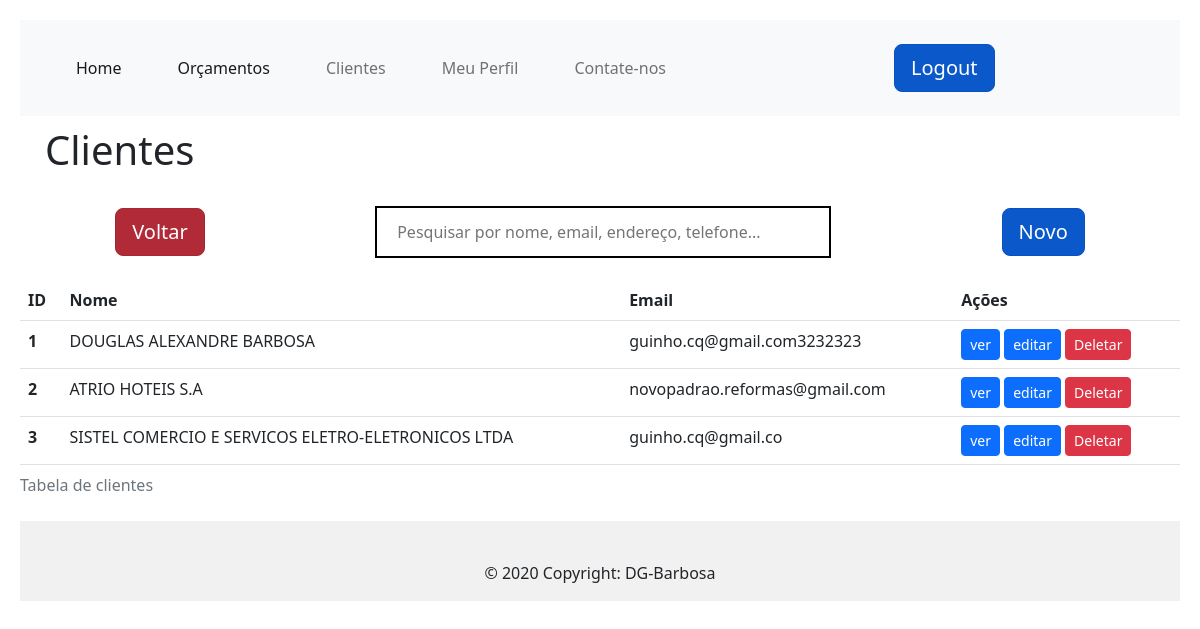
The page /clients (signed in) on the database its author committed.
### app/models/tables.py (models this page shows, shortened)
class Clients(db.Model):
    _tablename__ = "clients"
    id = db.Column(db.Integer, primary_key=True, autoincrement=True)
    name = db.Column(db.String(150))
    email = db.Column(db.String, unique=True)
    address = db.Column(db.String)
    phone = db.Column(db.String)
    phone2 = db.Column(db.String)

### app/controllers/default.py (the view)
@app.route("/clients", methods=['GET'])
def clients():
    clients = Clients.query.all()
    return render_template(
        "clients.html",
        title="Clientes", clients=clients)

### app/controllers/default.py (called while the page is built)
@lm.user_loader
def load_user(id):
    return User.query.filter_by(id=id).first()

### app/models/tables.py (called while the page is built)
    @property
    def is_authenticated(self):
        return True

### app/templates/clients.html (shortened to what this page needs)
{% extends "base.html" %}
{% block conteudo %}
<h1 style="margin-left: 15px;padding: 10px">Clientes</h1>
<div style="display: flex; justify-content:space-around; align-items:center; margin: 10px;">
  <div >
    <input type="reset" class="btn btn-danger btn-lg active" name="voltar" onclick="history.back()" value="Voltar">
  </div>
  <input type="text" id="myInput" style="
      background-image: url('https://img.icons8.com/search');
      background-position:right;
      background-repeat: no-repeat;
      background-size:5%;
      width: 40%; font-size: 16px;
      padding: 12px 20px 12px;
      border: 2px solid rgb(0, 0, 0);
      margin-bottom: 12px;
      margin-top: 12px;
      justify-content: center" onkeyup="myFunction()"
    placeholder="Pesquisar por nome, email, endereço, telefone...">
  <div>
    <a href="{{ url_for('cadastro_clientes') }}" class="btn btn-primary btn-lg active" role="button"
      aria-pressed="true">Novo</a>
  </div>
</div>
<div>
  <table class="table" id="myTable">
    <caption>Tabela de clientes</caption>
    <thead class="thead-dark">
      <tr>
        <th scope="col">ID</th>
        <th scope="col">Nome</th>
        <th scope="col">Email</th>
        <th scope="col">Ações</th>
      </tr>
    </thead>
    <tbody id="body">
      <tr>
        {% for client in clients %}
        <th scope="row">{{ client.id }}</th>
        <td>{{ client.name }}</td>
        <td>{{ client.email }}</td>
        <td>
          <a href="/viewClient/{{ client.id }}">
            <input type="button" class="btn btn-primary btn-sm" value="ver">
          </a>
          <a href="/edit/{{ client.id }}">
            <input type="button" class="btn btn-primary btn-sm" value="editar">
          </a>
          <a href="/delete/{{client.id}}">
            <input type="button" class="btn btn-danger btn-sm"  value="Deletar" />
          </a>
        </td>
      </tr>
      {% endfor %}
    </tbody>
  </table>
</div>
{% endblock %}

### app/static/css/style.css (style rules this page uses)
body { padding: 20px; background-color: black; }
a:link { text-decoration: none; }
#myInput { background-image: url('/css/searchicon.png'); background-position: 10px 12px; background-repeat: no-repeat; width: 100%; font-size: 16px; padding: 12px 20px 12px 40px; border: 1px solid #ddd; margin-bottom: 12px; }

### rows shown on the page
Clients: id "1", name "DOUGLAS ALEXANDRE BARBOSA", email "guinho.cq@gmail.com3232323"
Clients: id "2", name "ATRIO HOTEIS S.A", email "novopadrao.reformas@gmail.com"
Clients: id "3", name "SISTEL COMERCIO E SERVICOS ELETRO-ELETRONICOS LTDA", email "guinho.cq@gmail.co"
